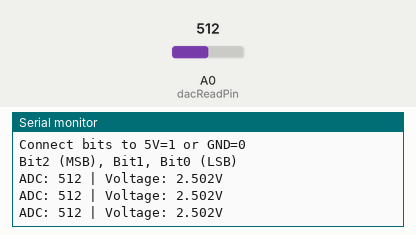
This sketch was run on a simulated Arduino Uno, built with avr-gcc and run on an emulated ATmega328P. Shown: the last lines printed to the serial monitor. The test bench sets the inputs (shaded band); at power-on: A0 (dacReadPin) = 512.

Above: at 1.3 s.
1.4 s: A0 (dacReadPin) set to 716
At 2.0 s:
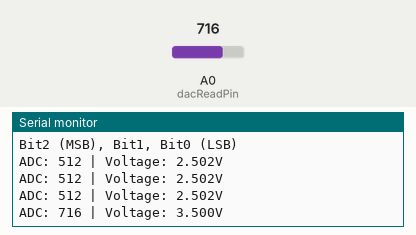
2.9 s: A0 (dacReadPin) set to 900
At 3.5 s:
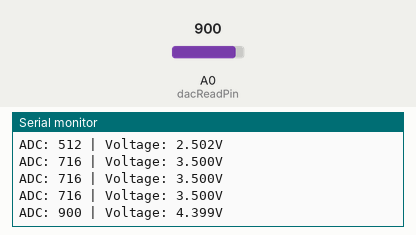
Timing chart, 0 to 5.9 s (numbered marks = the images above; inputs shaded):
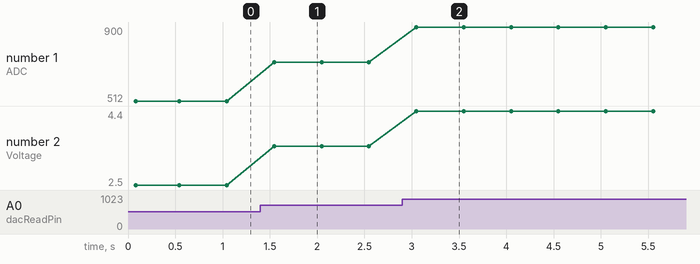

The sketch:

DAC_Test.ino
```cpp
/*
 * Test 3-bit R-2R DAC
 * Manually set bits by connecting wires to 5V or GND
 * Read output voltage on A0
 */

const int dacReadPin = A0;

void setup() {
  Serial.begin(9600);
  Serial.println("3-Bit DAC Test");
  Serial.println("Connect bits to 5V=1 or GND=0");
  Serial.println("Bit2 (MSB), Bit1, Bit0 (LSB)");
  Serial.println("");
}

void loop() {
  int adcValue = analogRead(dacReadPin);
  float voltage = adcValue * (5 / 1023.0);

  Serial.print("ADC: ");
  Serial.print(adcValue);
  Serial.print(" | Voltage: ");
  Serial.print(voltage, 3);
  Serial.println("V");

  delay(500);
}
```

Measured:
- after the input at 1.4 s, the serial monitor: prints a new line after 0.15 s (image 1)
- after the input at 2.9 s, the serial monitor: prints a new line after 0.15 s (image 2)
- plotted number 1: 512 → 716 after the input at 1.4 s, 716 → 900 after the input at 2.9 s
- plotted number 2: 2.5 → 3.5 after the input at 1.4 s, 3.5 → 4.4 after the input at 2.9 s
